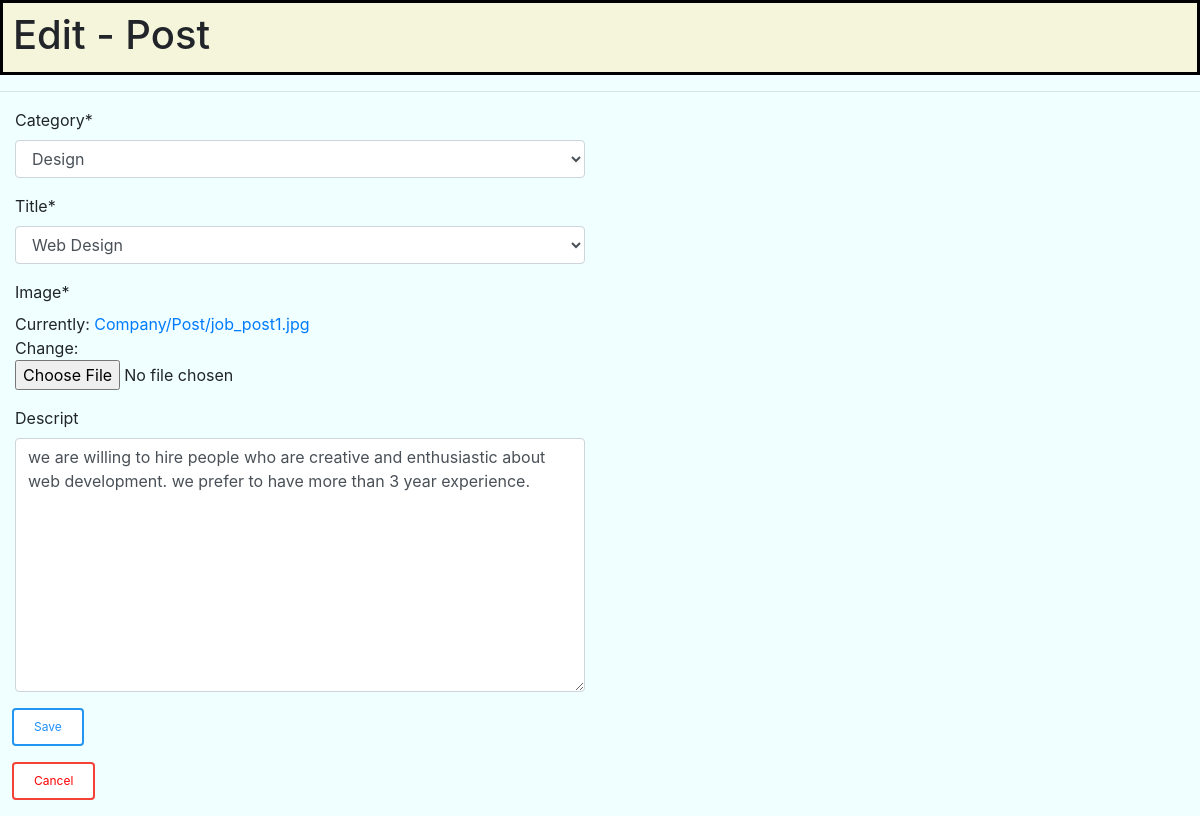
The app's page /employer/post-edit/1 (signed in) with its own data.
### Post/models.py (models this page shows, shortened)
class Post(models.Model):
    category = models.CharField(max_length = 50 , choices = category_choices)
    title    = models.CharField(max_length = 50 , choices = title_choice )
    image    = models.ImageField(upload_to = "Company/Post/" )
    descript = models.TextField(blank = True)
    owner    = models.ForeignKey( Company , on_delete = models.CASCADE )

### Post/views.py (the view)
# urls.py: path( 'post-edit/<int:prmKey>'  ,  PostView.PostEdit  , name = 'PostEditCompany'),
@login_required(redirect_field_name = 'dashboard:dashboard-home')
def PostEdit(request , prmKey):
    if request.method == 'POST':
        postExist = Post.objects.get(pk = prmKey)
        formPE = PostEditForm( request.POST , request.FILES   , instance = postExist)
        if formPE.is_valid():
            formPE.save()
            messages.success(request,f'Successfully Post Updated..')
            return HttpResponseRedirect( reverse('dashboard:dashboard-home') )
    else:
        postExist = Post.objects.get(pk = prmKey)
        formPE = PostEditForm(instance = postExist)
    contextPE = { 'formPE' : formPE }
    return render(request , 'Post/edit_post.html' , contextPE )

### Post/form.py
class PostEditForm(forms.ModelForm):
    class Meta:
        model = Post
        exclude = ['owner']

### Post/templates/Post/edit_post.html (shortened to what this page needs)
{% load crispy_forms_tags %}
{% load static %}
    <head>
        <link rel="stylesheet" href="https://stackpath.bootstrapcdn.com/bootstrap/4.1.3/css/bootstrap.min.css">
        <link rel="stylesheet" href="{% static 'userDesign/update.css' %}">
    </head>
    <body class="container1">
        <div class="conSub1">
            <h1> Edit - Post </h1>
        </div><hr>
        <div>
            <form method="POST">
                <div class="col-sm-6">
                    {{ formPE | crispy }}
                </div>
                <div style="padding-left: 12px;">
                    <button type="submit" class="btn info"> Save </button>
                </div>
            </form>
            <form action ="{% url 'dashboard:dashboard-home' %}" style="padding-left: 12px;">
                <button type="submit" class="btn danger"> Cancel </button>
            </form>
        </div>
    </body>

### static/userDesign/update.css (style rules this page uses)
.container1 { background-color: azure; }
.conSub1 { background-color:beige; padding-top: 8px; padding-bottom: 5px; border-style: solid; border-color: black; }
.conSub1 h1 { padding-left: 10px; }
.btn { border: 2px solid black; background-color: white; color: black; padding: 8px 20px; font-size: 12px; cursor: pointer; }
.info { border-color: #2196F3; color: dodgerblue; }
.danger { border-color: #f44336; color: red }

### records on screen
Post: category "Design", title "Web Design", descript "we are willing to hire people who are creative and enthusiastic about web development. we prefer to have more than 3 year experience."
